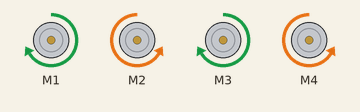
Simulated run of this sketch. Board: Arduino Uno, built with avr-gcc and run on an emulated ATmega328P. Parts: 4 × DC motor (green arrow = forward, orange = backward, longer = faster).

Above: at 0.1 s.
Timing chart, 0 to 1.6 s (numbered marks = the images above):
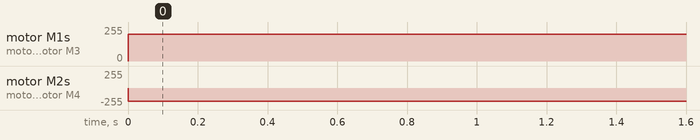

Measured:
- by itself, motor M1, motor M3: stopped → forward 200/255 at 0.00 s
- by itself, motor M2, motor M4: stopped → backward 200/255 at 0.00 s

The sketch:

02.2_Run_backward.ino
```cpp
/**********************************************************************
  Product     : Cokoino 4WD Mecanum Car chassis kit
  Auther      : www.cokoino.com
  Modification: 2023/11/07


          motor4 -------  motor3
                  |   |
                  |   |
                  |   |
          motor1 -------  motor2

**********************************************************************/

#include <AFMotor.h>
 AF_DCMotor motor1(1);//define motor1
 AF_DCMotor motor2(2);//define motor2
 AF_DCMotor motor3(3);//define motor3
 AF_DCMotor motor4(4);//define motor4

void setup()
{
  //Set initial speed of the motor & stop
   motor1.setSpeed(200);//setup the speed of motor1
   motor2.setSpeed(200);//setup the speed of motor2
   motor3.setSpeed(200);//setup the speed of motor3
   motor4.setSpeed(200);//setup the speed of motor4

}

void loop()
{
  motor1.run(FORWARD); //motor1 run FORWARD
  motor2.run(BACKWARD);//motor2 run BACKWARD
  motor3.run(FORWARD); //motor3 run FORWARD
  motor4.run(BACKWARD);//motor4 run BACKWARD

}
```
